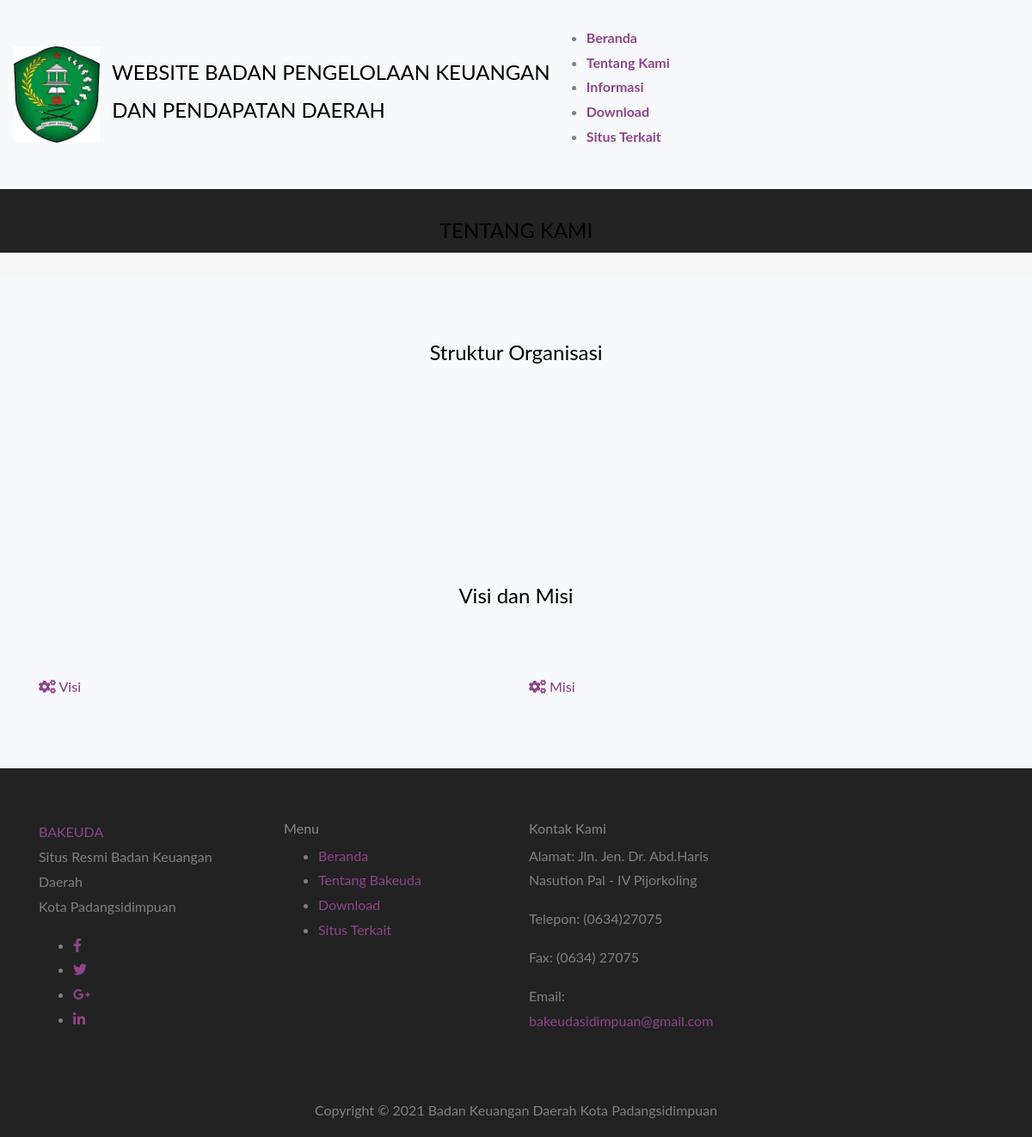
/index.php/galeri/tentangbakeuda, run on an earlier commit of the app's database.
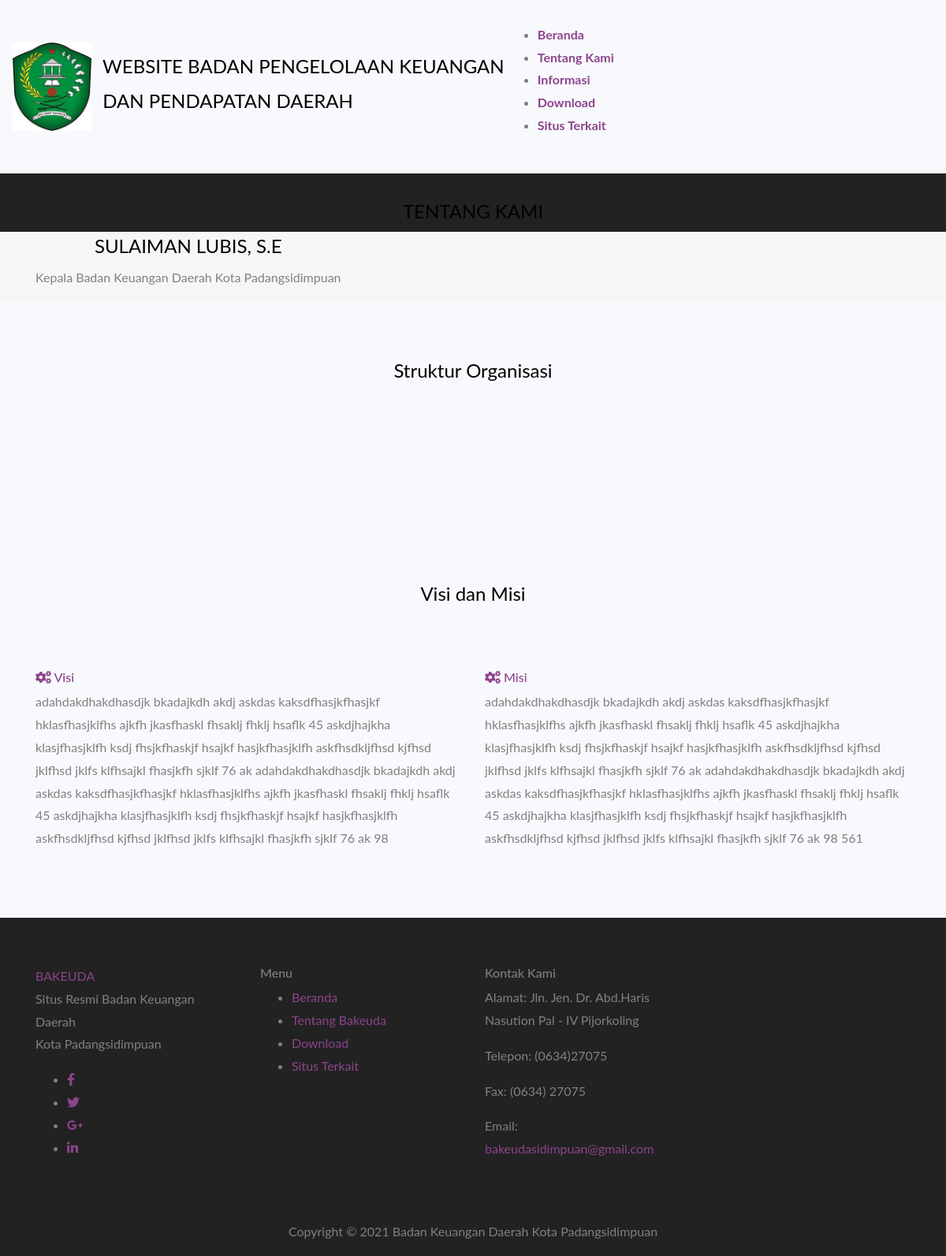
And on a later commit of the database.
### tables this page shows
CREATE TABLE `tbl_profil` (
  `id_profil` int(128) NOT NULL,
  `nama` varchar(128) NOT NULL,
  `jabatan` varchar(128) NOT NULL,
  `nama_berkas` varchar(128) NOT NULL
);

CREATE TABLE `tbl_tentangbakeuda` (
  `id_tentangbakeuda` int(11) NOT NULL,
  `judul` varchar(250) NOT NULL,
  `keterangan` varchar(999) NOT NULL
);

### application/controllers/Galeri.php (called while the page is built, shortened)
<?php
class Galeri extends CI_Controller {
	public function __construct()
	{
		$this->load->helper('url');
		$this->load->helper('form');
		$this->load->library('form_validation');
		$this->load->model('model_login');
		$this->load->model('model_download');
		$this->load->library('session');
	}
	public function tentangbakeuda()
	{
		$data['visi'] = $this->db->get_where('tbl_tentangbakeuda',['judul'=>'Visi'])->row();
		$data['misi'] = $this->db->get_where('tbl_tentangbakeuda',['judul'=>'Misi'])->row();
		$data['struktur'] = $this->db->get_where('tbl_tentangbakeuda',['judul'=>'Struktur'])->row();
		$data['profil'] = $this->db->get_where('tbl_profil',['id_profil'=>'1'])->row();
		$this->load->view('tentangbakeuda',$data);
	}
}

### index.php (called while the page is built, shortened)
<?php
require_once BASEPATH.'core/CodeIgniter.php';

### application/views/tentangbakeuda.php (the view, shortened to what this page needs)
<?php
$this->load->view('include/header');
?>
<BR>
<div class="latest-project-area black-bg pt-30">
        <div class="container">
            <div class="row">
                <div class="col-lg-12 text-center">
                    <div class="section-title">
                        <h4>TENTANG KAMI</h4>
                    </div>
                </div>
            </div>
        </div>
    </div>
     <div class="working-with-us-area gray-bg">
        <div class="container">
            <div class="row">
                <div class="col-md-6 col-12 text-center d-flex align-items-center">
                    <div class="hire-us-content">
                        <div class="section-title">
                            <h4><?= $profil->nama ?></h4>
                        </div>
                        <p><?= $profil->jabatan ?></p>
                    </div>
                </div>
                <div class="col-md-6 d-none d-md-block">
                    <div class="hire-us-img">
                    </div>
                </div>
            </div>
        </div>
    </div>
<div class="choose-us-area pt-70 pb-70" id="page">
        <div class="container">
            <div class="row">
                <div class="col-lg-12 text-center mb-70">
                    <div class="section-title">
                        <h4>Struktur Organisasi</h4>
                    </div>
                </div>
            </div>
            <div class="row">
                <div  class="col-lg-6" >
                    <div class="single-choose-item">
                    </div>
                </div>
            </div>
        </div>
    </div>
<div class="choose-us-area pt-70 pb-70" id="page">
        <div class="container">
            <div class="row">
                <div class="col-lg-12 text-center mb-70">
                    <div class="section-title">
                        <h4>Visi dan Misi</h4>
                    </div>
                </div>
            </div>
            <div class="row">
                <div class="col-lg-6">
                    <div class="single-choose-item">
                        <h6><a href="#"><i class="fas fa-cogs"></i> Visi </a></h6>
                        <p><?= $visi->keterangan ?></p>
                    </div>
                </div>
                <div class="col-lg-6">
                    <div class="single-choose-item">
                        <h6><a href="#"><i class="fas fa-cogs"></i> Misi </a></h6>
                        <p><?= $misi->keterangan ?></p> </div>
                </div>
            </div>
        </div>
    </div>
<?php
$this->load->view('include/footer');
?>

### application/views/include/header.php (shortened to what this page needs)
<!DOCTYPE html>
<html lang="en">
<head>
   <link rel="stylesheet" href="<?php echo base_url()?>assets/css/magnific-popup.css">
   <link rel="stylesheet" href="<?php echo base_url()?>assets/css/slicknav.min.css">
   <link rel="stylesheet" href="<?php echo base_url()?>assets/css/owl.carousel-2.3.4.min.css">
   <link rel="stylesheet" href="<?php echo base_url()?>assets/css/fontawesome-free-5.12.0.min.css">
   <link rel="stylesheet" href="<?php echo base_url()?>assets/css/bootstrap-4.3.1.min.css">
   <link rel="stylesheet" href="<?php echo base_url()?>assets/css/default.css">
   <link rel="stylesheet" href="<?php echo base_url()?>assets/css/style.css">
   <link rel="stylesheet" href="<?php echo base_url()?>assets/css/responsive.css">
   <link rel="stylesheet" href="<?php echo base_url()?>assets/css/colornip.min.css">
   <link id="theme" rel="stylesheet" href="<?php echo base_url()?>assets/css/theme-colors/theme-default.css">
</head>
<body>
    <div>
        <div>
            <div class="header-wrapper">
                <div class="row">
                    <div class="col-lg-20 col-20">
                            <br>
                            <table>
                            <tr>
                            <td width="30px"></td>
                            <td><img src="<?php echo base_url('assets/')?>logo.jpg" alt="" width="100"></td>
                            <td>
                            <h4>&nbsp WEBSITE BADAN PENGELOLAAN KEUANGAN</h4>
                            <h4>&nbsp DAN PENDAPATAN DAERAH</h4>
                            </td>
                            <td>
                            <nav class="menu-wrapper">
                            <ul class="main-menu">
                                <b><li class="active"><a href="<?php echo base_url()?>">Beranda</a></li></b>
                                <b><li><a href="<?php echo base_url('welcome/tentangbakeuda')?>">Tentang Kami</a></b> </li>
                                <b><li><a href="<?php echo base_url('welcome/informasi')?>">Informasi</a></li></b>
                                <b><li><a href="<?php echo base_url('welcome/download')?>">Download</a></li></b>
                                <b><li><a href="#">Situs Terkait</a></li></b>
                            </ul>
                            </nav>
                            </td>
                            </table>
                    </div>
                </div>
            </div>
        </div>
    </div>

### application/views/include/footer.php (shortened to what this page needs)
<footer class="footer-area pt-60 pb-60 black-bg" id="contact-us">
        <div class="container">
            <div class="row">
                <div class="col-lg-3 col-md-6">
                    <div class="footer-widget">
                        <div class="footer-logo">
                            <a href="index.html">BAKEUDA </a>
                        </div>
                        <div class="footer-dec">
                            <p>Situs Resmi Badan Keuangan Daerah </BR>Kota Padangsidimpuan</p>
                        </div>
                        <ul class="social-links">
                            <li><a href="#" target="_blank"><i class="fab fa-facebook-f"></i></a></li>
                            <li><a href="#" target="_blank"><i class="fab fa-twitter"></i></a></li>
                            <li><a href="#" target="_blank"><i class="fab fa-google-plus-g"></i></a></li>
                            <li><a href="#" target="_blank"><i class="fab fa-linkedin-in"></i></a></li>
                        </ul>
                    </div>
                </div>
                <div class="col-lg-3 col-md-6">
                    <div class="footer-widget">
                        <div class="widget-title">
                            <h6>Menu</h6>
                        </div>
                        <ul class="footer-menu">
                            <li><a href="#">Beranda</a></li>
                            <li><a href="#">Tentang Bakeuda </a></li>
                            <li><a href="#">Download</a></li>
                            <li><a href="#">Situs Terkait</a></li>
                        </ul>
                    </div>
                </div>
                <div class="col-lg-3 col-md-6">
                    <div class="footer-widget">
                        <div class="widget-title">
                            <h6>Kontak Kami</h6>
                        </div>
                        <div class="address-line">
                            <p>Alamat: Jln. Jen. Dr. Abd.Haris Nasution Pal - IV Pijorkoling</p>
                            <p>Telepon: (0634)27075</a></p>
                            <p>Fax: (0634) 27075</p>
                            <p>Email: <a href="mailto:contact@be-one.com">bakeudasidimpuan@gmail.com</a></p>
                        </div>
                    </div>
                </div>
            </div>
        </div>
    </footer>
    <div class="copyright-area black-bg">
        <div class="container">
            <div class="row ">
                <div class="col-12 text-center">
                    <div class="copyright-area ">
                        <p>Copyright © 2021 Badan Keuangan Daerah Kota Padangsidimpuan</p>
                    </div>
                </div>
            </div>
        </div>
    </div>
</body>
</html>

### assets/css/default.css (style rules this page uses)
.mb-70 { margin-bottom: 70px; }
.pt-30 { padding-top: 30px; }
.pt-60 { padding-top: 60px; }
.pt-70 { padding-top: 70px; }
.pb-60 { padding-bottom: 60px; }
.pb-70 { padding-bottom: 70px; }
.gray-bg { background: #f6f6f6; }
.black-bg { background: #222; }

What changed in the data, as far as the page shows it:
added tbl_profil: nama "SULAIMAN LUBIS, S.E", jabatan "Kepala Badan Keuangan Daerah Kota Padangsidimpuan"
added tbl_tentangbakeuda: keterangan "adahdakdhakdhasdjk bkadajkdh akdj askdas kaksdfhasjkfhasjkf hklasfhasjklfhs ajkfh jkasfhaskl fhsaklj fhklj hsaflk 45 askdjhajkha klasjfhasjklfh ksdj fhsjkfhaskjf hsajkf hasjkfhasjklfh askfhsdkljfhsd kjfhsd jklfhsd jklfs klfhsajkl fhasjkfh sjklf 76 ak adahdakdhakdhasdjk bkadajkdh akdj askdas kaksdfhasjkfhasjkf hklasfhasjklfhs ajkfh jkasfhaskl fhsaklj fhklj hsaflk 45 askdjhajkha klasjfhasjklfh ksdj fhsjkfhaskjf hsajkf hasjkfhasjklfh askfhsdkljfhsd kjfhsd jklfhsd jklfs klfhsajkl fhasjkfh sjklf 76 ak 98"
added tbl_tentangbakeuda: keterangan "adahdakdhakdhasdjk bkadajkdh akdj askdas kaksdfhasjkfhasjkf hklasfhasjklfhs ajkfh jkasfhaskl fhsaklj fhklj hsaflk 45 askdjhajkha klasjfhasjklfh ksdj fhsjkfhaskjf hsajkf hasjkfhasjklfh askfhsdkljfhsd kjfhsd jklfhsd jklfs klfhsajkl fhasjkfh sjklf 76 ak adahdakdhakdhasdjk bkadajkdh akdj askdas kaksdfhasjkfhasjkf hklasfhasjklfhs ajkfh jkasfhaskl fhsaklj fhklj hsaflk 45 askdjhajkha klasjfhasjklfh ksdj fhsjkfhaskjf hsajkf hasjkfhasjklfh askfhsdkljfhsd kjfhsd jklfhsd jklfs klfhsajkl fhasjkfh sjklf 76 ak 98 561"
